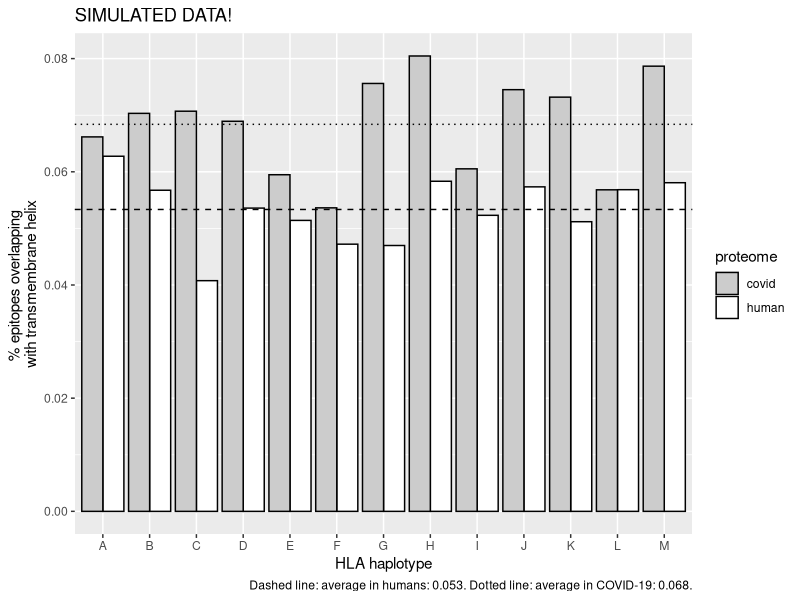

Source code (R): (Note: this script raises an error after producing the figure.)
## ---- chunk 1
knitr::opts_chunk$set(echo = TRUE)
## ---- chunk 2
library(testthat)
library(ggplot2)
## ---- chunk 3
# n: sample size, equals the number of HLA haplotypes
n <- 13
# f denotes 'fraction', a value between 0.0 and 1.0
f_human <- rnorm(n = n, mean = 0.053, sd = 0.01)
f_covid <- rnorm(n = n, mean = runif(n = 1, min = 0.03, max = 0.1), sd = 0.01)
expect_true(all(f_human > 0.0))
expect_true(all(f_human < 1.0))
expect_true(all(f_covid > 0.0))
expect_true(all(f_covid < 1.0))
## ---- chunk 4
df <- tibble::tibble(
  proteome = rep(c("human", "covid"), each = n),
  haplotype = rep(LETTERS[1:n], time = 2),
  f = c(f_human, f_covid)
)
df$proteome <- as.factor(df$proteome)
df$haplotype <- as.factor(df$haplotype)
## ---- chunk 5
knitr::kable(df)
## ---- chunk 6
write.csv(df, "table_1.csv", row.names = FALSE)
## ---- chunk 7
t <- ks.test(x = f_human, y = f_covid)
print(t)
## ---- chunk 8
alpha <- 0.05
if (t$p.value <= alpha) {
  print("Reject that the two samples are taken from a same distribution") 
} else {
  print("Accept that the two samples are taken from a same distribution")
}
## ---- chunk 9
ggplot(df, aes(x = haplotype, y = f, fill = proteome)) + 
  scale_fill_manual(values = c("human" = "#ffffff", "covid" = "#cccccc")) +
  geom_col(position = position_dodge(), color = "#000000") + xlab("HLA haplotype") + 
  ylab("% epitopes overlapping \nwith transmembrane helix") +
  geom_hline(yintercept = mean(f_human), lty = "dashed") +
  geom_hline(yintercept = mean(f_covid), lty = "dotted") +
  labs(
    title = "SIMULATED DATA!",
    caption = paste0(
      "Dashed line: average in humans: ", formatC(mean(f_human), digits = 2),". ",
      "Dotted line: average in COVID-19: ", formatC(mean(f_covid), digits = 2),"."  
    )
  ) + ggsave("fig_1.png", width = 7, height = 7)
